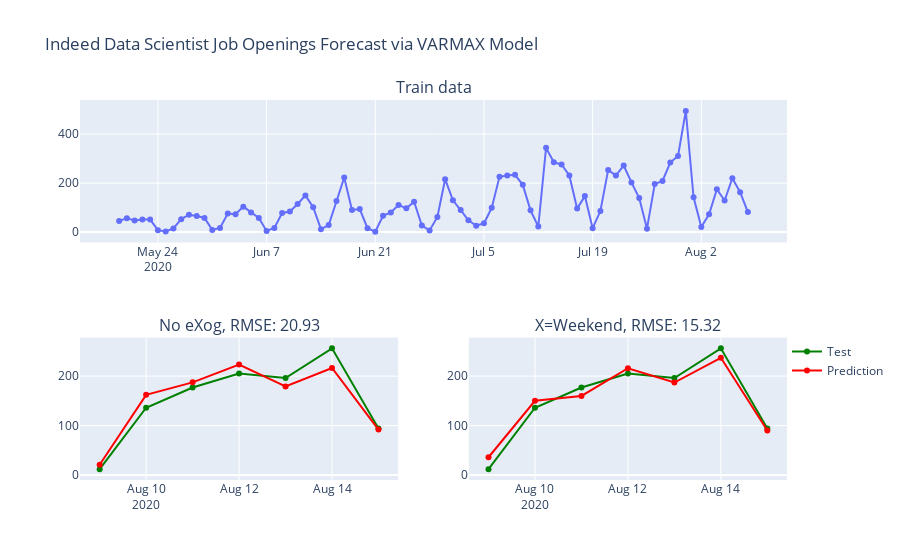

Notebook source saved alongside this figure:
### Code cell
fig = make_subplots(
    rows=2, cols=2,
    specs=[[{"colspan": 2}, None],[{}, {}]],
    subplot_titles=("Train data",'No eXog, RMSE: {:0.2f}'.format(error_in_varma), 'X=Weekend, RMSE: {:0.2f}'.format(error_in_varmax)))

fig.add_trace(go.Scatter(x=train.index, y=train['Jobnums'], mode='lines+markers',name='Train', showlegend=False), row=1, col=1)
fig.add_trace(go.Scatter(x=test.index, y=test['Jobnums'], mode='lines+markers',line=dict(color='green'), name='Test', showlegend=False), row=2, col=1)
fig.add_trace(go.Scatter(x=test.index, y=yhat_in_varma["Jobnums"], mode='lines+markers',line=dict(color='red'), name='Prediction',showlegend=False),row=2, col=1)
#fig.add_trace(go.Scatter(x=pred_cix.index, y=pred_ci.iloc[:,1], fill=None, mode='lines',line=dict(width=0.0,color='lightgray'),showlegend=False), row=2, col=1)
#fig.add_trace(go.Scatter(x=pred_cix.index, y=pred_ci.iloc[:,3], fill='tonexty', mode='lines',line=dict(width=0.0,color='lightgray'),showlegend=False),row=2, col=1)
fig.add_trace(go.Scatter(x=test.index, y=test['Jobnums'], mode='lines+markers', line=dict(color='green'), name='Test',showlegend=True), row=2, col=2)
fig.add_trace(go.Scatter(x=test.index, y=yhat_in_varmax["Jobnums"], mode='lines+markers', line=dict(color='red'), name='Prediction',showlegend=True),row=2, col=2)
#fig.add_trace(go.Scatter(x=pred_cix.index, y=pred_u, fill=None, mode='lines',line=dict(width=0.0,color='lightgray'),showlegend=False), row=2, col=2)
#fig.add_trace(go.Scatter(x=pred_cix.index, y=pred_l, fill='tonexty', mode='lines',line=dict(width=0.0,color='lightgray'),showlegend=False),row=2, col=2)
fig.update_layout(title='Indeed Data Scientist Job Openings Forecast via VARMAX Model',legend=dict(x=1,y=0.25))
fig.show()

### Figure 1 — Plotly figure (JSON) as saved in the notebook; plotly's stock layout.template omitted (floating-point values rounded to 4 significant figures)
{"data": [{"mode": "lines+markers", "name": "Train", "showlegend": false, "type": "scatter", "x": ["2020-05-19T00:00:00", "2020-05-20T00:00:00", "2020-05-21T00:00:00", "2020-05-22T00:00:00", "2020-05-23T00:00:00", "2020-05-24T00:00:00", "2020-05-25T00:00:00", "2020-05-26T00:00:00", "2020-05-27T00:00:00", "2020-05-28T00:00:00", "2020-05-29T00:00:00", "2020-05-30T00:00:00", "2020-05-31T00:00:00", "2020-06-01T00:00:00", "2020-06-02T00:00:00", "2020-06-03T00:00:00", "2020-06-04T00:00:00", "2020-06-05T00:00:00", "2020-06-06T00:00:00", "2020-06-07T00:00:00", "2020-06-08T00:00:00", "2020-06-09T00:00:00", "2020-06-10T00:00:00", "2020-06-11T00:00:00", "2020-06-12T00:00:00", "2020-06-13T00:00:00", "2020-06-14T00:00:00", "2020-06-15T00:00:00", "2020-06-16T00:00:00", "2020-06-17T00:00:00", "2020-06-18T00:00:00", "2020-06-19T00:00:00", "2020-06-20T00:00:00", "2020-06-21T00:00:00", "2020-06-22T00:00:00", "2020-06-23T00:00:00", "2020-06-24T00:00:00", "2020-06-25T00:00:00", "2020-06-26T00:00:00", "2020-06-27T00:00:00", "2020-06-28T00:00:00", "2020-06-29T00:00:00", "2020-06-30T00:00:00", "2020-07-01T00:00:00", "2020-07-02T00:00:00", "2020-07-03T00:00:00", "2020-07-04T00:00:00", "2020-07-05T00:00:00", "2020-07-06T00:00:00", "2020-07-07T00:00:00", "2020-07-08T00:00:00", "2020-07-09T00:00:00", "2020-07-10T00:00:00", "2020-07-11T00:00:00", "2020-07-12T00:00:00", "2020-07-13T00:00:00", "2020-07-14T00:00:00", "2020-07-15T00:00:00", "2020-07-16T00:00:00", "2020-07-17T00:00:00", "2020-07-18T00:00:00", "2020-07-19T00:00:00", "2020-07-20T00:00:00", "2020-07-21T00:00:00", "2020-07-22T00:00:00", "2020-07-23T00:00:00", "2020-07-24T00:00:00", "2020-07-25T00:00:00", "2020-07-26T00:00:00", "2020-07-27T00:00:00", "2020-07-28T00:00:00", "2020-07-29T00:00:00", "2020-07-30T00:00:00", "2020-07-31T00:00:00", "2020-08-01T00:00:00", "2020-08-02T00:00:00", "2020-08-03T00:00:00", "2020-08-04T00:00:00", "2020-08-05T00:00:00", "2020-08-06T00:00:00", "2020-08-07T00:00:00", "2020-08-08T00:00:00"], "xaxis": "x", "y": [45, 57, 47, 51, 51, 8, 3, 15, 53, 71, 66, 58, 9, 17, 76, 73, 104, 80, 58, 5, 17, 78, 84, 115, 150, 102, 12, 29, 127, 223, 90, 94, 16, 2, 67, 80, 111, 97, 124, 27, 7, 62, 216, 130, 90, 48, 26, 36, 99, 226, 231, 234, 193, 89, 23, 344, 285, 276, 231, 96, 147, 16, 86, 254, 231, 272, 203, 139, 14, 196, 209, 284, 311, 495, 142, 21, 73, 175, 129, 220, 163, 82], "yaxis": "y"}, {"line": {"color": "green"}, "mode": "lines+markers", "name": "Test", "showlegend": false, "type": "scatter", "x": ["2020-08-09T00:00:00", "2020-08-10T00:00:00", "2020-08-11T00:00:00", "2020-08-12T00:00:00", "2020-08-13T00:00:00", "2020-08-14T00:00:00", "2020-08-15T00:00:00"], "xaxis": "x2", "y": [12, 136, 177, 205, 196, 256, 94], "yaxis": "y2"}, {"line": {"color": "red"}, "mode": "lines+markers", "name": "Prediction", "showlegend": false, "type": "scatter", "x": ["2020-08-09T00:00:00", "2020-08-10T00:00:00", "2020-08-11T00:00:00", "2020-08-12T00:00:00", "2020-08-13T00:00:00", "2020-08-14T00:00:00", "2020-08-15T00:00:00"], "xaxis": "x2", "y": [20.98, 162.1, 187.3, 223.3, 179.1, 216.3, 91.93], "yaxis": "y2"}, {"line": {"color": "green"}, "mode": "lines+markers", "name": "Test", "showlegend": true, "type": "scatter", "x": ["2020-08-09T00:00:00", "2020-08-10T00:00:00", "2020-08-11T00:00:00", "2020-08-12T00:00:00", "2020-08-13T00:00:00", "2020-08-14T00:00:00", "2020-08-15T00:00:00"], "xaxis": "x3", "y": [12, 136, 177, 205, 196, 256, 94], "yaxis": "y3"}, {"line": {"color": "red"}, "mode": "lines+markers", "name": "Prediction", "showlegend": true, "type": "scatter", "x": ["2020-08-09T00:00:00", "2020-08-10T00:00:00", "2020-08-11T00:00:00", "2020-08-12T00:00:00", "2020-08-13T00:00:00", "2020-08-14T00:00:00", "2020-08-15T00:00:00"], "xaxis": "x3", "y": [36.01, 150.1, 159.9, 215.8, 187.0, 236.9, 90.12], "yaxis": "y3"}], "layout": {"annotations": [{"font": {"size": 16}, "showarrow": false, "text": "Train data", "x": 0.5, "xanchor": "center", "xref": "paper", "y": 1, "yanchor": "bottom", "yref": "paper"}, {"font": {"size": 16}, "showarrow": false, "text": "No eXog, RMSE: 20.93", "x": 0.225, "xanchor": "center", "xref": "paper", "y": 0.375, "yanchor": "bottom", "yref": "paper"}, {"font": {"size": 16}, "showarrow": false, "text": "X=Weekend, RMSE: 15.32", "x": 0.775, "xanchor": "center", "xref": "paper", "y": 0.375, "yanchor": "bottom", "yref": "paper"}], "legend": {"x": 1, "y": 0.25}, "title": {"text": "Indeed Data Scientist Job Openings Forecast via VARMAX Model"}, "xaxis": {"anchor": "y", "domain": [0, 1]}, "xaxis2": {"anchor": "y2", "domain": [0, 0.45]}, "xaxis3": {"anchor": "y3", "domain": [0.55, 1]}, "yaxis": {"anchor": "x", "domain": [0.625, 1]}, "yaxis2": {"anchor": "x2", "domain": [0, 0.375]}, "yaxis3": {"anchor": "x3", "domain": [0, 0.375]}}}
